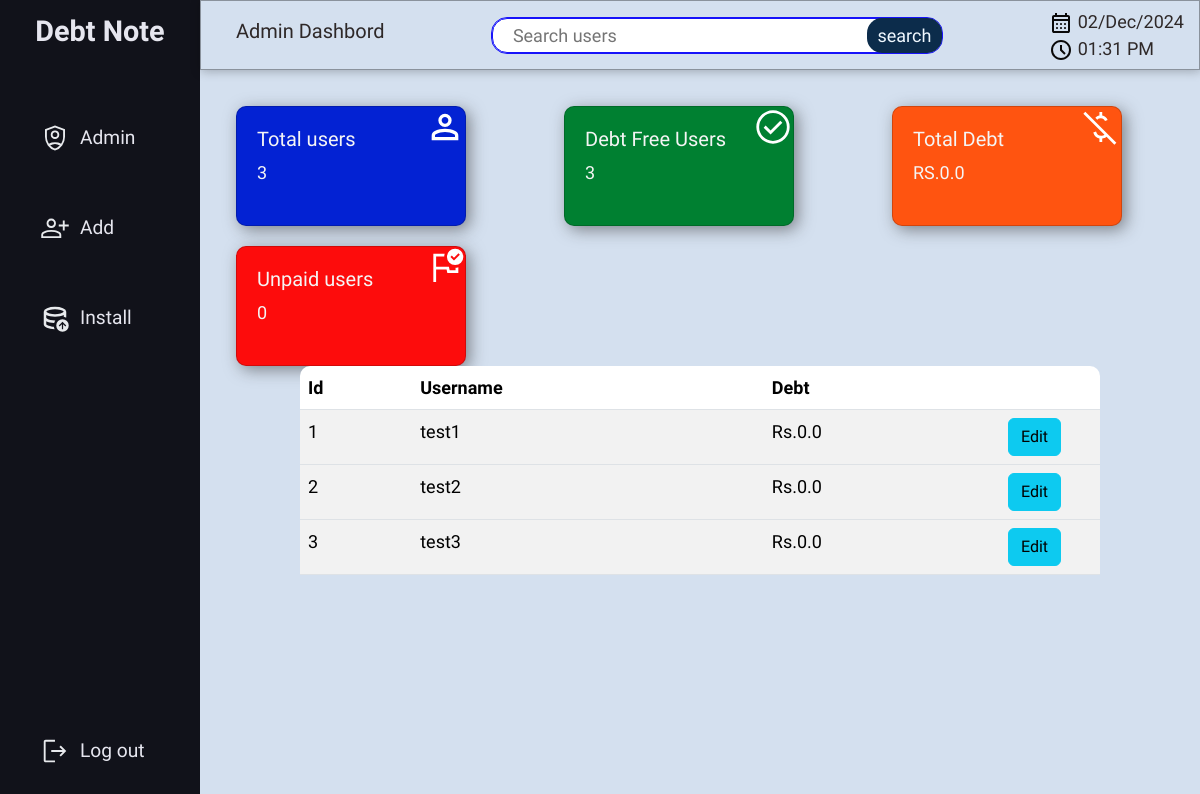
Page /admin/ (signed in) on the earlier database version.
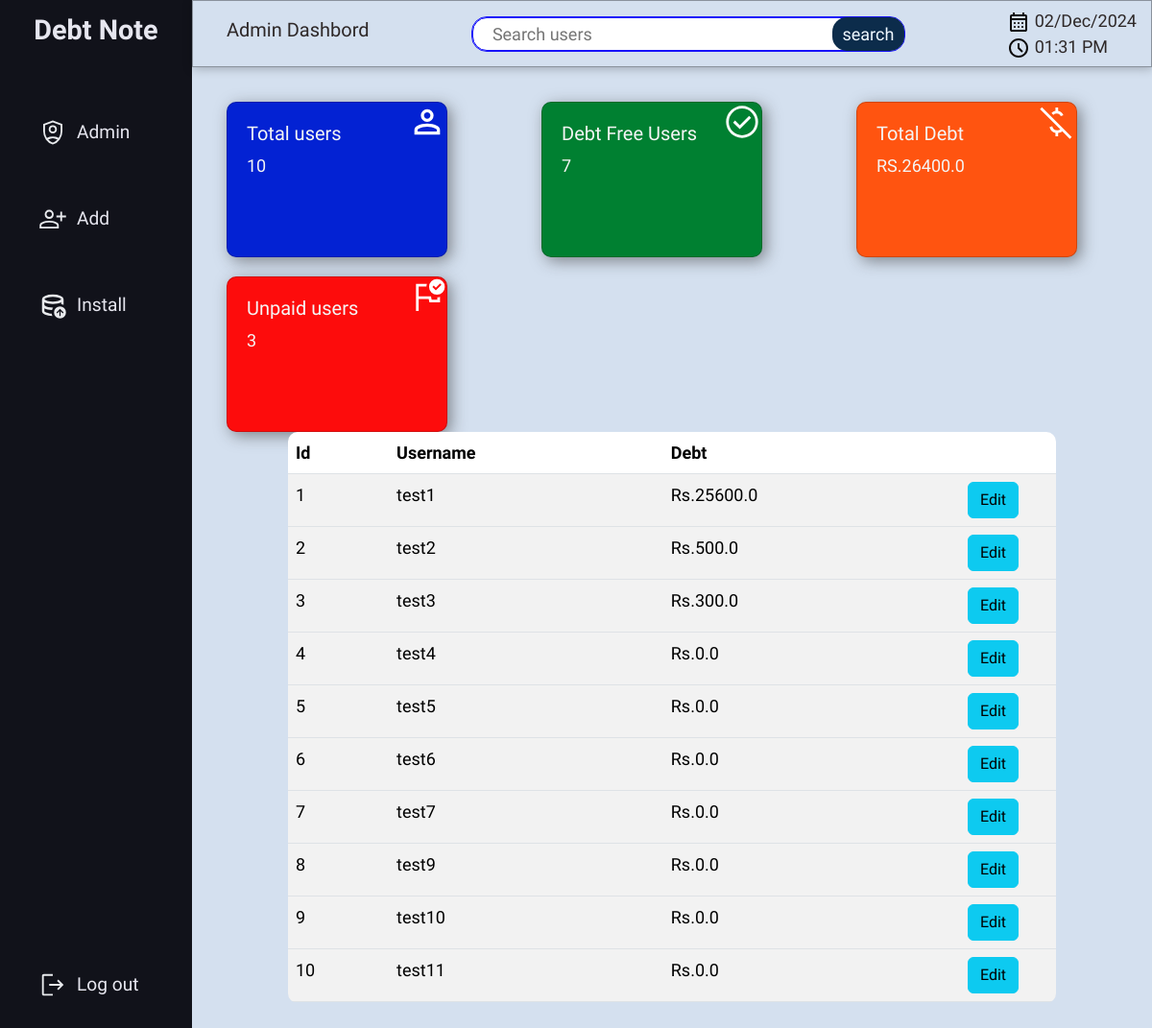
Same page on the later database version.
### DebtNote.py (models this page shows)
class User(db.Model):
    id = db.Column(db.Integer,primary_key=True)
    user = db.Column(db.String(50), unique = True, nullable = False)
    password = db.Column(db.CHAR(100), unique = True, nullable = False)
    user_level = db.Column(db.Integer, nullable = False)
    debt = db.Column(db.Float, nullable = False)
    created_at = db.Column(db.DateTime)
    updated_at = db.Column(db.DateTime)

### DebtNote.py (the view)
@app.route("/admin/")
def admin():
    if session.get("user_level",0) != 1:
        abort(401)
    dtime = datetime.now(pytz.utc).astimezone(tzone)
    debt_sum = User.query.with_entities(func.sum(User.debt)).scalar()
    debt_zero = User.query.filter(User.debt == 0).count()-1
    datas = User.query.filter(User.user_level!=1).all()
    count = User.query.count()-1
    if request.args.get('search'):
        datas = User.query.filter_by(user = request.args.get('search')).filter(User.user_level!=1).all()
        if datas == []:
            flash("no user found!",category="error")
    return render_template("admin.html",datas=datas,count=count,dtime=dtime,debt_sum=debt_sum,debt_zero=debt_zero)

### templates/admin.html (shortened to what this page needs)
{% extends "base.html" %}
{% block head %}
    <link rel="stylesheet" href="{{ url_for('static',filename ='admin-style.css') }}">
{% endblock %}
{% block content %}
    <div class="hedder">
        <h5>Admin Dashbord</h5>
        <div class="search">
            <form method="get">
                <div class="wrapper-search">
                    <input class="search-bar" type="text" name="search" placeholder="Search users" autofocus>
                    <div class="wrapper-icon">
                        <input type="submit" value="search" class="search-icon">
                    </div>
                </div>
            </form>
        </div>
        <div class="date-time">
            <div class="date">
                <span>{{dtime.strftime('%d/%b/%Y')}}</span>
            </div>
            <div class="time">
                <span>{{dtime.strftime('%I:%M %p')}}</span>
            </div>
        </div>
    </div>
    <div class="admin-content">
        {% if datas | length > 1 %}
        <div class="cards">
            <div class="card user-count">
                <div class="card-text">
                    <h5>Total users</h5>
                    <span>{{count}}</span>
                </div>
            </div>
            <div class="card debt-zero">
                <div class="card-text">
                    <h5>Debt Free Users</h5>
                    <span>{{debt_zero}}</span>
                </div>
            </div>
            <div class="card debt-total">
                <div class="card-text">
                    <h5>Total Debt</h5>
                    <span>RS.{{debt_sum}}</span>
                </div>
            </div>
            <div class="card flag-users">
                <div class="card-text">
                    <h5>Unpaid users</h5>
                    <span>{{count - debt_zero}}</span>
                </div>
            </div>
        </div>
        <div class="data-tables">
            <div class="table-all">
                <table class="table table-striped">
                    <thead>
                        <tr>
                            <th>Id</th>
                            <th>Username</th>
                            <th>Debt</th>
                            <th></th>
                        </tr>
                    </thead>
                    {% for data in datas %}
                    <tbody>
                        <tr>
                            <td>{{data.id-1}}</td>
                            <td>{{data.user}}</td>
                            <td>Rs.{{data.debt}}</td>
                            <td><a href="{{ url_for('edituser', id=data.id) }}" class="btn btn-info">Edit</a></td>
                        </tr>
                    </tbody>
                        {% endfor %}
                </table>
            </div>
            {% elif datas | length == 0 %}
            <div class="no-user-found">
                <p>No user found!</p>
                <a href="{{ url_for('adduser')}}" class="btn btn-dark btn-lg admin-btn">Add user</a>
                <a href="{{ url_for('admin') }}" class="btn btn-primary btn-lg admin-btn">Return</a>
            </div>
            {% endif %}
        </div>
    </div>
{% endblock %}

Differences in the rows shown:
changed User "test1": debt "0.0" → "25600.0"
changed User "test2": debt "0.0" → "500.0"
changed User "test3": debt "0.0" → "300.0"
added User: id "4", user "test4", debt "0.0"
added User: id "5", user "test5", debt "0.0"
added User: id "6", user "test6", debt "0.0"
added User: id "7", user "test7", debt "0.0"
added User: id "8", user "test9", debt "0.0"
added User: id "9", user "test10", debt "0.0"
added User: id "10", user "test11", debt "0.0"
Other differences:
{{ count }}: "3" → "10"
{{ debt_zero }}: "3" → "7"
{{ debt_sum }}: "0.0" → "26400.0"
{{ count - debt_zero }}: "0" → "3"
